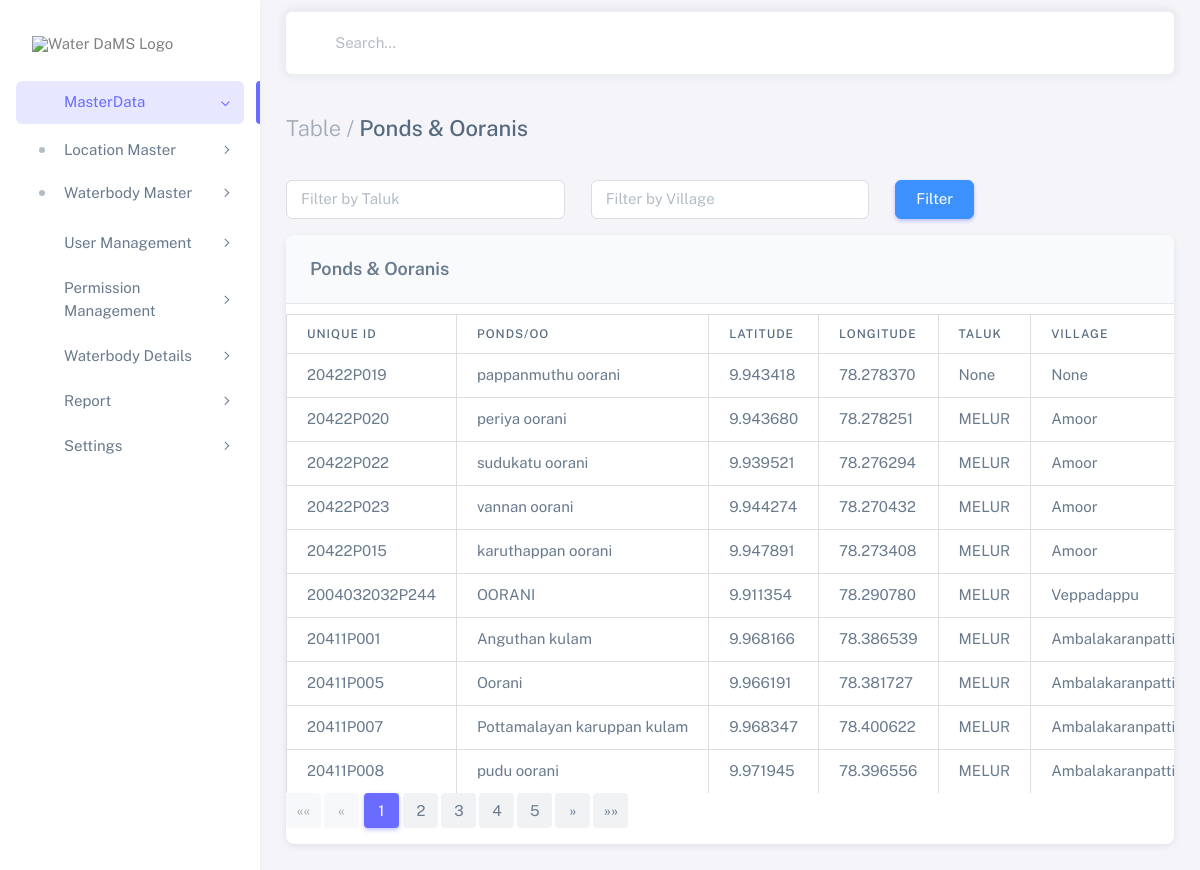
/govwb/, run on the app's committed database.
### waterbodies_app/models.py (models this page shows, shortened)
class PoOwaterbody(models.Model):
    unique_id = models.CharField(max_length=255)
    ponds_oo = models.CharField(max_length=255, null=True, blank=True)
    latitude = models.DecimalField(max_digits=9, decimal_places=6)
    longitude = models.DecimalField(max_digits=9, decimal_places=6)
    taluk = models.CharField(max_length=255, null=True, blank=True)
    block = models.CharField(max_length=255, null=True, blank=True)
    panchayat = models.CharField(max_length=255, null=True, blank=True)
    village = models.CharField(max_length=255, null=True, blank=True)
    pond_type = models.CharField(max_length=255, null=True, blank=True)
    cap_mcm = models.DecimalField(max_digits=10, decimal_places=4, null=True, blank=True)
    fpl_m = models.DecimalField(max_digits=5, decimal_places=2, null=True, blank=True)
    mwl_m = models.DecimalField(max_digits=5, decimal_places=2, null=True, blank=True)
    pbl_m = models.DecimalField(max_digits=5, decimal_places=2, null=True, blank=True)
    sto_dep_m = models.DecimalField(max_digits=5, decimal_places=2, null=True, blank=True)
    catchment = models.DecimalField(max_digits=10, decimal_places=4, null=True, blank=True)
    wat_spr_ar = models.DecimalField(max_digits=10, decimal_places=4, null=True, blank=True)
    bund_len_m = models.DecimalField(max_digits=10, decimal_places=4, null=True, blank=True)
    dis_cusecs = models.DecimalField(max_digits=10, decimal_places=4, null=True, blank=True)

### waterbodies_app/views.py (the view)
# urls.py: path('govwb/', tabledesign, name='govwb'),
def tabledesign(request):
    taluk_filter = request.GET.get('taluk', '')
    village_filter = request.GET.get('village', '')
    waterbodies_list = PoOwaterbody.objects.all()
    if taluk_filter:
        waterbodies_list = waterbodies_list.filter(taluk__icontains=taluk_filter)  # Case-insensitive search
    if village_filter:
        waterbodies_list = waterbodies_list.filter(village__icontains=village_filter)  # Case-insensitive search
    paginator = Paginator(waterbodies_list, 10)  # Show 10 records per page
    page_number = request.GET.get('page')
    waterbodies = paginator.get_page(page_number)
    forms = {waterbody.id: PoOwaterbodyForm(instance=waterbody) for waterbody in waterbodies}
    context = {
        'waterbodies': waterbodies,
        'forms': forms,
        'filter_form': request.GET,  # Include the filter values in the context
    }
    return render(request, 'govwbtable.html', context)

### templates/govwbtable.html (shortened to what this page needs)
<!DOCTYPE html>
{%load static%}
<html
class="light-style layout-menu-fixed layout-compact"
dir="ltr"
data-theme="theme-default"
data-assets-path="{% static 'assets/' %}"
data-template="vertical-menu-template-free">
<!DOCTYPE html>
<html lang="en" class="light-style layout-wide customizer-hide" dir="ltr" data-theme="theme-default">
<head>
    {% load static %}
    <link rel="stylesheet" href="https://cdnjs.cloudflare.com/ajax/libs/font-awesome/5.15.4/css/all.min.css">
    <link rel="stylesheet" href="{% static 'assets/vendor/fonts/boxicons.css' %}"/>
    <link rel="stylesheet" href="{% static 'assets/vendor/css/core.css' %}" class="template-customizer-core-css"/>
    <link rel="stylesheet" href="{% static 'assets/vendor/css/theme-default.css' %}" class="template-customizer-theme-css"/>
    <link rel="stylesheet" href="{% static 'assets/css/demo.css' %}"/>
    <link rel="stylesheet" href="{% static 'assets/vendor/libs/perfect-scrollbar/perfect-scrollbar.css' %}"/>
    <link rel="stylesheet" href="{% static 'assets/vendor/css/pages/page-auth.css' %}"/>
    <link rel="stylesheet" href="https://cdn.jsdelivr.net/npm/bootstrap-icons/font/bootstrap-icons.css">
</head>
  <body>
    <div class="layout-wrapper layout-content-navbar">
      <div class="layout-container">
        <aside id="layout-menu" class="layout-menu menu-vertical menu bg-menu-theme">
          <div class="app-brand demo">
            <a href="" class="app-brand-link">
              <span class="app-brand-logo demo">
                <img src="{% static 'image/waterdams.png' %}" alt="Water DaMS Logo" style="width: 150px; height: auto;">
              </span>
            </a>
          </div>
          <ul class="menu-inner py-1">
            <li class="menu-item active open">
              <a href="javascript:void(0);" class="menu-link menu-toggle">
                <i class="menu-icon tf-icons bx bx-home-circle"></i>
                <div data-i18n="Dashboards">MasterData</div>
              </a>
              <ul class="menu-sub">
                <li class="menu-item has-submenu">
                  <a href="javascript:void(0);" class="menu-link menu-toggle">
                    <div data-i18n="CRM">Location Master</div>
                  </a>
                </li>
                <li class="menu-item has-submenu">
                  <a href="javascript:void(0);" class="menu-link menu-toggle">
                    <div data-i18n="Academy">Waterbody Master</div>
                  </a>
                </li>
              </ul>
            </li>
            <li class="menu-item">
              <a href="javascript:void(0);" class="menu-link menu-toggle">
                <i class="menu-icon tf-icons bx bx-user"></i>
                <div data-i18n="Layouts">User Management</div>
              </a>
            </li>
            <li class="menu-item">
              <a href="javascript:void(0);" class="menu-link menu-toggle">
                <i class="menu-icon tf-icons bx bx-shield"></i>
                <div data-i18n="Layouts">Permission Management</div>
              </a>
            </li>
            <li class="menu-item">
              <a href="javascript:void(0);" class="menu-link menu-toggle">
                <i class="menu-icon tf-icons bx bx-water"></i>
                <div data-i18n="Layouts">Waterbody Details</div>
              </a>
            </li>
            <li class="menu-item">
              <a href="javascript:void(0);" class="menu-link menu-toggle">
                <i class="menu-icon tf-icons bx bx-shield"></i>
                <div data-i18n="Layouts">Report</div>
              </a>
            </li>
            <li class="menu-item">
              <a href="javascript:void(0);" class="menu-link menu-toggle">
                <i class="menu-icon tf-icons bx bx-file"></i>
                <div data-i18n="Layouts">Settings</div>
              </a>
            </li>
          </ul>
        </aside>
        <div class="layout-page">
          <nav
            class="layout-navbar container-xxl navbar navbar-expand-xl navbar-detached align-items-center bg-navbar-theme"
            id="layout-navbar">
            <div class="navbar-nav-right d-flex align-items-center" id="navbar-collapse">
              <div class="navbar-nav align-items-center">
                <div class="nav-item d-flex align-items-center">
                  <i class="bx bx-search fs-4 lh-0"></i>
                  <input
                    type="text"
                    class="form-control border-0 shadow-none ps-1 ps-sm-2"
                    placeholder="Search..."
                    aria-label="Search..." />
                </div>
              </div>
            </div>
          </nav>
          <div class="content-wrapper">
            <div class="container-xxl flex-grow-1 container-p-y">
                <h4 class="py-3 mb-4"><span class="text-muted fw-light">Table /</span> Ponds & Ooranis</h4>
                <form method="get">
                  <div class="row mb-3">
                      <div class="col-md-4">
                          <input type="text" name="taluk" placeholder="Filter by Taluk" value="{{ filter_form.taluk }}" class="form-control">
                      </div>
                      <div class="col-md-4">
                          <input type="text" name="village" placeholder="Filter by Village" value="{{ filter_form.village }}" class="form-control">
                      </div>
                      <div class="col-md-4">
                          <button type="submit" class="btn btn-primary">Filter</button>
                      </div>
                  </div>
              </form>
                <div class="card">
                    <h5 class="card-header">Ponds & Ooranis</h5>
                    <div class="table-responsive text-nowrap">
                        <table class="table">
                            <thead>
                                <tr class="text-nowrap">
                                    <th>Unique ID</th>
                                    <th>Ponds/Oo</th>
                                    <th>Latitude</th>
                                    <th>Longitude</th>
                                    <th>Taluk</th>
                                    <th>Village</th>
                                </tr>
                            </thead>
                            <tbody class="table-border-bottom-0">
                                {% for waterbody in waterbodies %}
                                <tr>
                                    <td>{{ waterbody.unique_id }}</td>
                                    <td>{{ waterbody.ponds_oo }}</td>
                                    <td>{{ waterbody.latitude }}</td>
                                    <td>{{ waterbody.longitude }}</td>
                                    <td>{{ waterbody.taluk }}</td>
                                    <td>{{ waterbody.village }}</td>
                                </tr>
                                {% endfor %}
                            </tbody>
                        </table>
                    </div>
                            <div class="pagination">
                              <ul class="pagination">
                                  {% if waterbodies.has_previous %}
                                      <li class="page-item">
                                          <a class="page-link" href="?page=1" aria-label="First">
                                              <span aria-hidden="true">&laquo;&laquo;</span>
                                          </a>
                                      </li>
                                      <li class="page-item">
                                          <a class="page-link" href="?page={{ waterbodies.previous_page_number }}" aria-label="Previous">
                                              <span aria-hidden="true">&laquo;</span>
                                          </a>
                                      </li>
                                  {% else %}
                                      <li class="page-item disabled">
                                          <span class="page-link">&laquo;&laquo;</span>
                                      </li>
                                      <li class="page-item disabled">
                                          <span class="page-link">&laquo;</span>
                                      </li>
                                  {% endif %}
                                  {% for num in waterbodies.paginator.page_range %}
                                      {% if waterbodies.number == num %}
                                          <li class="page-item active"><span class="page-link">{{ num }}</span></li>
                                      {% elif num > waterbodies.number|add:'-5' and num < waterbodies.number|add:'5' %}
                                          <li class="page-item"><a class="page-link" href="?page={{ num }}">{{ num }}</a></li>
                                      {% endif %}
                                  {% endfor %}
                                  {% if waterbodies.has_next %}
                                      <li class="page-item">
                                          <a class="page-link" href="?page={{ waterbodies.next_page_number }}" aria-label="Next">
                                              <span aria-hidden="true">&raquo;</span>
                                          </a>
                                      </li>
                                      <li class="page-item">
                                          <a class="page-link" href="?page={{ waterbodies.paginator.num_pages }}" aria-label="Last">
                                              <span aria-hidden="true">&raquo;&raquo;</span>
                                          </a>
                                      </li>
                                  {% endif %}
                              </ul>
                          </div>
                </div>
            </div>
        </div>
  </body>
</html>

### static/assets/css/demo.css (style rules this page uses)
.menu .app-brand.demo { height: 64px; margin-top: 12px; }
.card-header { font-weight: 600; background-color: #f8fafc; border-bottom: 1px solid #e5e7eb; }
table { width: 100%; border-collapse: collapse; margin-top: 10px; }
th, td { padding: 12px; border: 1px solid #ddd; text-align: left; }
th { background-color: #f4f4f4; }

### data on the page
PoOwaterbody: unique_id "20422P019", ponds_oo "pappanmuthu oorani", latitude "9.943418", longitude "78.278370", taluk "None", village "None"
PoOwaterbody: unique_id "20422P020", ponds_oo "periya oorani", latitude "9.943680", longitude "78.278251", taluk "MELUR", village "Amoor"
PoOwaterbody: unique_id "20422P022", ponds_oo "sudukatu oorani", latitude "9.939521", longitude "78.276294", taluk "MELUR", village "Amoor"
PoOwaterbody: unique_id "20422P023", ponds_oo "vannan oorani", latitude "9.944274", longitude "78.270432", taluk "MELUR", village "Amoor"
PoOwaterbody: unique_id "20422P015", ponds_oo "karuthappan oorani", latitude "9.947891", longitude "78.273408", taluk "MELUR", village "Amoor"
PoOwaterbody: unique_id "2004032032P244", ponds_oo "OORANI", latitude "9.911354", longitude "78.290780", taluk "MELUR", village "Veppadappu"
PoOwaterbody: unique_id "20411P001", ponds_oo "Anguthan kulam", latitude "9.968166", longitude "78.386539", taluk "MELUR", village "Ambalakaranpatti"
PoOwaterbody: unique_id "20411P005", ponds_oo "Oorani", latitude "9.966191", longitude "78.381727", taluk "MELUR", village "Ambalakaranpatti"
PoOwaterbody: unique_id "20411P007", ponds_oo "Pottamalayan karuppan kulam", latitude "9.968347", longitude "78.400622", taluk "MELUR", village "Ambalakaranpatti"
PoOwaterbody: unique_id "20411P008", ponds_oo "pudu oorani", latitude "9.971945", longitude "78.396556", taluk "MELUR", village "Ambalakaranpatti"

### other printed values
{{ num }} "1"
{{ num }} "2" "3" "4" "5"
